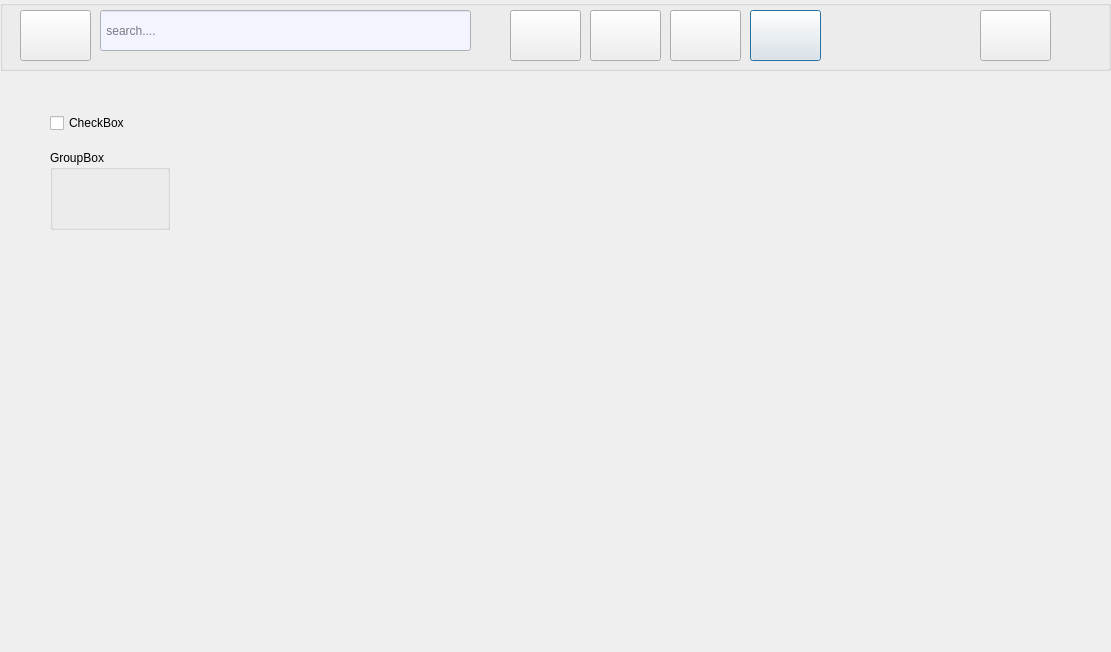
<?xml version="1.0" encoding="UTF-8"?>
<ui version="4.0">
 <class>jobpage</class>
 <widget class="QDialog" name="jobpage">
  <property name="geometry">
   <rect>
    <x>0</x>
    <y>0</y>
    <width>1111</width>
    <height>652</height>
   </rect>
  </property>
  <property name="windowTitle">
   <string>Dialog</string>
  </property>
  <property name="styleSheet">
   <string notr="true">background-image: url(:/new/prefix1/back2.jpg);</string>
  </property>
  <widget class="QGroupBox" name="groupBox">
   <property name="geometry">
    <rect>
     <x>0</x>
     <y>0</y>
     <width>1111</width>
     <height>71</height>
    </rect>
   </property>
   <property name="title">
    <string/>
   </property>
   <widget class="QPushButton" name="pushButton">
    <property name="geometry">
     <rect>
      <x>20</x>
      <y>10</y>
      <width>71</width>
      <height>51</height>
     </rect>
    </property>
    <property name="styleSheet">
     <string notr="true">border-image: url(:/new/prefix1/linkdin.jpg);</string>
    </property>
    <property name="text">
     <string/>
    </property>
   </widget>
   <widget class="QLineEdit" name="lineEdit">
    <property name="geometry">
     <rect>
      <x>100</x>
      <y>10</y>
      <width>371</width>
      <height>41</height>
     </rect>
    </property>
    <property name="styleSheet">
     <string notr="true">background-color: rgb(242, 245, 255);</string>
    </property>
    <property name="frame">
     <bool>true</bool>
    </property>
    <property name="placeholderText">
     <string> search....</string>
    </property>
   </widget>
   <widget class="QPushButton" name="home">
    <property name="geometry">
     <rect>
      <x>510</x>
      <y>10</y>
      <width>71</width>
      <height>51</height>
     </rect>
    </property>
    <property name="styleSheet">
     <string notr="true"/>
    </property>
    <property name="text">
     <string/>
    </property>
    <property name="default">
     <bool>true</bool>
    </property>
    <property name="flat">
     <bool>false</bool>
    </property>
   </widget>
   <widget class="QPushButton" name="network">
    <property name="geometry">
     <rect>
      <x>590</x>
      <y>10</y>
      <width>71</width>
      <height>51</height>
     </rect>
    </property>
    <property name="styleSheet">
     <string notr="true"/>
    </property>
    <property name="text">
     <string/>
    </property>
    <property name="default">
     <bool>true</bool>
    </property>
   </widget>
   <widget class="QPushButton" name="job">
    <property name="geometry">
     <rect>
      <x>670</x>
      <y>10</y>
      <width>71</width>
      <height>51</height>
     </rect>
    </property>
    <property name="styleSheet">
     <string notr="true"/>
    </property>
    <property name="text">
     <string/>
    </property>
    <property name="default">
     <bool>true</bool>
    </property>
   </widget>
   <widget class="QPushButton" name="me">
    <property name="geometry">
     <rect>
      <x>980</x>
      <y>10</y>
      <width>71</width>
      <height>51</height>
     </rect>
    </property>
    <property name="styleSheet">
     <string notr="true"/>
    </property>
    <property name="text">
     <string/>
    </property>
   </widget>
   <widget class="QPushButton" name="messaging">
    <property name="geometry">
     <rect>
      <x>750</x>
      <y>10</y>
      <width>71</width>
      <height>51</height>
     </rect>
    </property>
    <property name="styleSheet">
     <string notr="true"/>
    </property>
    <property name="text">
     <string/>
    </property>
    <property name="default">
     <bool>true</bool>
    </property>
   </widget>
  </widget>
  <widget class="QCheckBox" name="checkBox">
   <property name="geometry">
    <rect>
     <x>50</x>
     <y>110</y>
     <width>93</width>
     <height>26</height>
    </rect>
   </property>
   <property name="text">
    <string>CheckBox</string>
   </property>
  </widget>
  <widget class="QGroupBox" name="groupBox_2">
   <property name="geometry">
    <rect>
     <x>50</x>
     <y>150</y>
     <width>120</width>
     <height>80</height>
    </rect>
   </property>
   <property name="title">
    <string>GroupBox</string>
   </property>
  </widget>
 </widget>
 <resources/>
 <connections/>
</ui>
